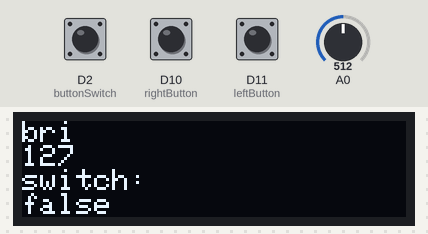
Recording of a sketch running on a simulated Arduino MKR. Shown: 128×32 one-colour display. The test bench sets the inputs (shaded band); at power-on: D10 (rightButton) HIGH, D2 (buttonSwitch) HIGH, D11 (leftButton) HIGH, A0 = 512. WiFi joins after 1.5 s; servers stay silent unless stated; uploads are accepted with an empty reply; not simulated (calls return 0 or success): arduino_secrets.h; what the sketch prints to the serial monitor is not drawn.

Above: at 4.7 s.
4.8 s: D10 (rightButton) pulled LOW for 3.2 s
At 9.1 s:
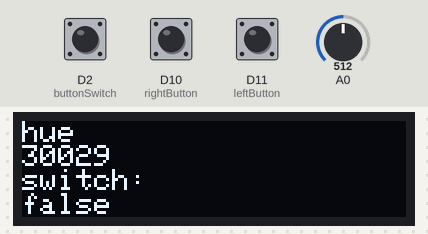
9.5 s: D2 (buttonSwitch) pulled LOW for 0.75 s
At 10.1 s:
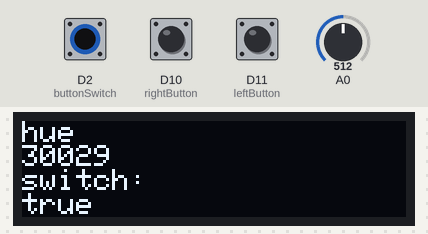
11.7 s: D11 (leftButton) pulled LOW for 1 s
At 13.7 s:
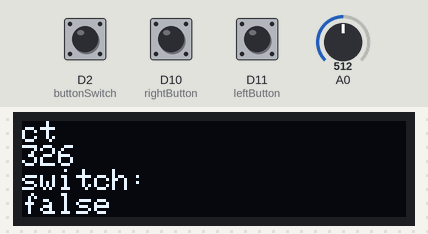
14.2 s: D2 (buttonSwitch) pulled LOW for 1 s
At 14.9 s:
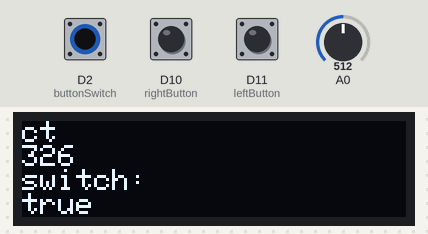
16.7 s: A0 set to 716
At 17.2 s:
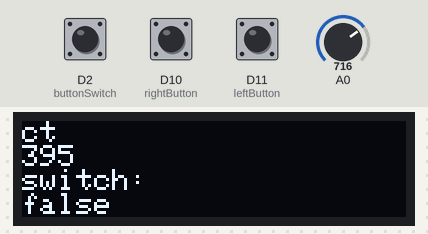
18.4 s: D10 (rightButton) pulled LOW for 0.75 s
At 20.7 s:
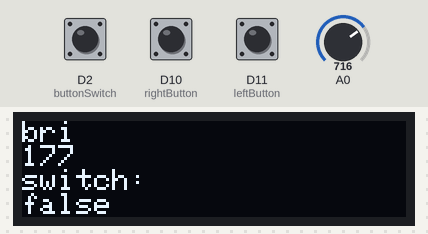
Timing chart, 0 to 21.8 s (numbered marks = the images above; inputs shaded):
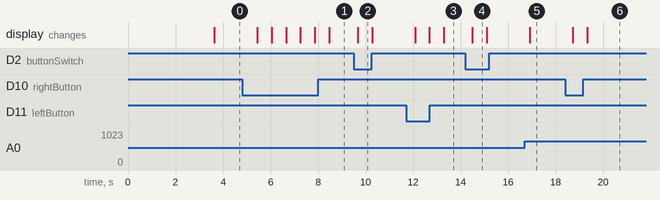

Measured:
- after the input at 4.8 s, the display: first changes after 0.65 s (image 1 shows a later state)
- after the input at 9.5 s, the display: changes after 0.17 s (image 2)
- after the input at 11.7 s, the display: first changes after 0.38 s (image 3 shows a later state)
- after the input at 14.2 s, the display: changes after 0.30 s (image 4)
- after the input at 16.7 s, the display: changes after 0.21 s (image 5)
- after the input at 18.4 s, the display: first changes after 0.32 s (image 6 shows a later state)
- what the display in image 4 shows lasts 0.6 s, from 14.5 s to 15.1 s

The sketch:

Assignment2_Hue_Control.ino
```cpp
#include <Wire.h>
#include <SPI.h>
#include <WiFiNINA.h>
#include <ArduinoHttpClient.h>
#include <Adafruit_GFX.h>
#include <Adafruit_SSD1306.h>
#include "arduino_secrets.h"

#define SCREEN_WIDTH 128
#define SCREEN_HEIGHT 32
#define OLED_RESET 4
Adafruit_SSD1306 display(SCREEN_WIDTH, SCREEN_HEIGHT, &Wire, OLED_RESET);

int oldPotValue;
int potValueToSend;
boolean buttonState = false;
boolean leftButtonState = false;
boolean rightButtonState = false;
int prevButtonState = 0;
const int buttonSwitch = 2;
const int leftButton = 11;
const int rightButton = 10;
String buttonString;
int scrollIndex = 0;

float xValue;
float yValue;

String options[] = {
  "bri",
  "hue",
  "sat",
  "ct"
};

int ranges[][2]= {
  {0, 254},
  {0,60000},
  {0,100},
  {153,500}
};


int status = WL_IDLE_STATUS; // wifi radio status
char hueHubIP[] = "172.22.151.183"; //////////////// change
String hueUser = "LVgjfZjFxs5BnBB0pIhZHeG3kdXjWN2xXtH3VvXd"; ///////////change

//making wifi instance
WiFiClient wifi;
HttpClient httpClient = HttpClient(wifi, hueHubIP);

//credentials
char ssid[] = SECRET_SSID;
char pass[] = SECRET_PASS;

void setup() {
  Serial.begin(9600);

  while(!display.begin(SSD1306_SWITCHCAPVCC, 0X3C)){ //0x3C is address for 128x32
    Serial.println("SSD1306 setup...");
    delay(100);
  }

  while( status != WL_CONNECTED){
    Serial.print("attempting to connect to WPA SSID: ");
    //displayWrite("connecting:" + String(ssid));
    Serial.println(ssid);
    status = WiFi.begin(ssid,pass);
    delay(2000);
  }

  Serial.print("you are now connected to the network. IP: ");
  IPAddress ip = WiFi.localIP();
  Serial.println(ip);

  pinMode(buttonSwitch, INPUT_PULLUP);
  pinMode(leftButton, INPUT_PULLUP);
  pinMode(rightButton, INPUT_PULLUP);
}

void loop() {
  boolean buttonPushed = buttonRead(buttonSwitch);
  boolean leftButtonPushed = buttonRead(leftButton);
  boolean rightButtonPushed = buttonRead(rightButton);
  int potValue = map(analogRead(A0),0,1023,ranges[scrollIndex][0],ranges[scrollIndex][1]);
  int tolerance = (ranges[scrollIndex][1] - ranges[scrollIndex][0])*0.05;

  if ( abs(potValue - oldPotValue) > tolerance ){
    potValueToSend = potValue;
    oldPotValue = potValue;
    Serial.println(potValue);
  }
  //delay(500);

  // on - off
  if (buttonPushed){
    buttonState = !buttonState;
  }

  if (buttonState == true){
    buttonString = "true";
  }
  else if(buttonState == false){
    buttonString = "false";
  }

  // scrolling through options
  if (rightButtonPushed){
    rightButtonState =!rightButtonState;
  }
  if (leftButtonPushed){
    leftButtonState =!leftButtonState;
  }

  if (leftButtonPushed){
    if (scrollIndex == 0){
      scrollIndex = 3;
    }
    else{
      scrollIndex -=1;
    }
  }

  if (rightButtonPushed){
    if (scrollIndex ==3){
      scrollIndex = 0;
    }
    else{
      scrollIndex +=1;
    }
  }

  //display
  String reading = options[scrollIndex];
  //reading += String(scrollIndex);
  reading += "\n";
  reading += String(potValueToSend);
  reading += "\n";
  reading += "switch:";
  reading += "\n";
  reading += String(buttonString);


  displayWrite(reading);

  //sending request to hub
//  Serial.print("buttonPushed:");
//  Serial.println(buttonPushed);
//  Serial.print("buttonState:");
  //Serial.println(buttonState);

  sendRequest(6, String(buttonString) , String(options[scrollIndex]), String(potValueToSend));
  delay(300);
}

boolean buttonRead(int thisButton) {
  boolean result = false;
  int currentState = digitalRead(thisButton);
  if (currentState != prevButtonState && currentState == LOW) {
    result = true;
    }
  delay(30);
  prevButtonState = currentState;
  return result;
}

void displayWrite(String message) {
  display.clearDisplay();
  display.setTextSize(1.5);
  display.setTextColor(WHITE);
  display.setCursor(0,0);
  display.println(message);
  display.display();
}

void sendRequest(int lightNum, String onOffState, String command, String stateVal){

  String request = "/api/" + hueUser + "/lights/" + lightNum + "/state/";

  String contentType = "application/json";

  String bulbCmd = "{\"on\":" + onOffState + ",\""  + command + "\":" + stateVal + "}";

  Serial.println(bulbCmd);

  httpClient.put(request, contentType, bulbCmd);

  int statusCode = httpClient.responseStatusCode();
  String response = httpClient.responseBody();

  Serial.print("Status code from server: ");
  Serial.println(statusCode);
  Serial.print("Server response: ");
  Serial.println(response);
  Serial.println();
}
```
